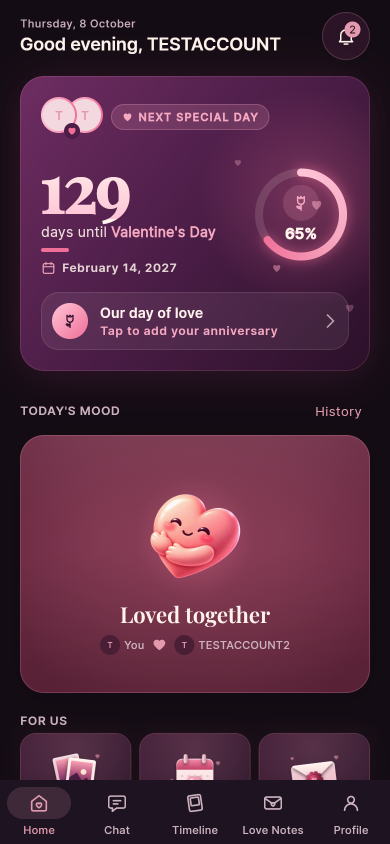
#> input picture docs/screenshots/12-home.png, 780 x 1688 px (shown at 1/2 size)
$ python prepare-assets.py
#> lines starting #> are read from the running program, lines starting #| are printed output that depends on the picture
"""Rebuild local web assets from documented, fictional app screenshots.

Optional maintenance tool: Python + Pillow. The site itself only needs Node.
No personal files, credentials, runtime configuration, or backend calls.
"""
from pathlib import Path
import shutil
from PIL import Image

SITE = Path(__file__).resolve().parents[1]
APP = SITE.parent
OUTPUT = SITE / "public" / "assets"
SCREENS = {
    "home": "12-home.png",
    "timeline": "15-timeline.png",
    "chat": "14-chat.png",
    "bucket-list": "19-bucket-list.png",
    "love-notes": "16-love-notes.png",
    "time-capsules": "17-time-capsules.png",
    "capsule-sealed": "25-capsule-sealed.png",
}
ICONS = [
    "heart", "timeline", "mood", "love-notes", "time-capsule", "chat",
    "calendar", "plan-date", "question", "home", "link", "lock", "listen",
]

for directory in ("screens", "moods", "icons"):
    (OUTPUT / directory).mkdir(parents=True, exist_ok=True)

original_total = 0
for name, original in SCREENS.items():
    source = APP / "docs" / "screenshots" / original
    original_total += source.stat().st_size
    with Image.open(source) as image:
#> image is the input picture: PIL image 780x1688 RGB; mean R, G, B 81.4, 41.8, 64.1
        image = image.convert("RGB")
        height = round(image.height * 620 / image.width)
#> height = 1342
        image = image.resize((620, height), Image.Resampling.LANCZOS)
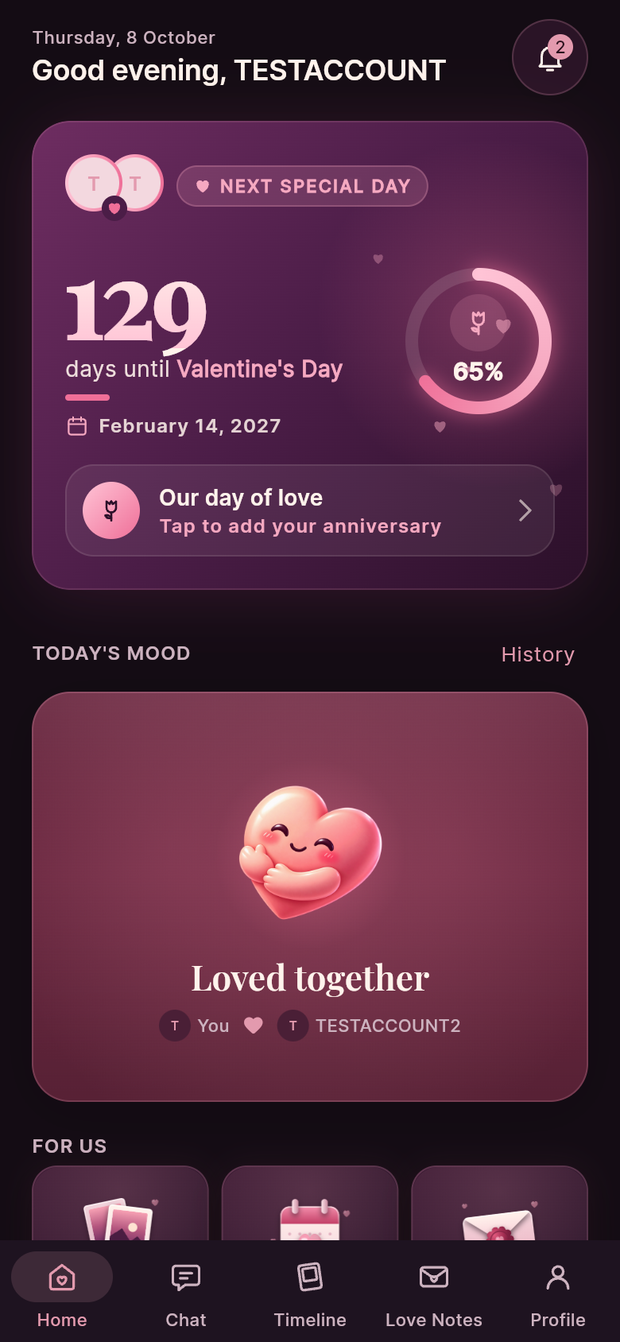
#> image: PIL image 620x1342 RGB; mean R, G, B 81.4, 41.8, 64.1
        image.save(OUTPUT / "screens" / f"{name}.webp", quality=88, method=6)
#> pass 2 of the loop `for name, original in SCREENS.items():`:
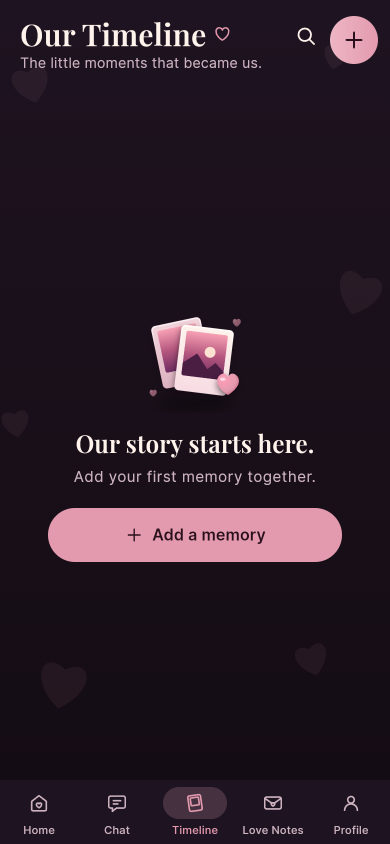
#> input picture docs/screenshots/15-timeline.png, 780 x 1688 px (shown at 1/2 size)
#> image is the input picture: PIL image 780x1688 RGB; mean R, G, B 42.2, 28.4, 39.6
#> `image = image.resize((620, height), Image.Resampling.LANCZOS)`:
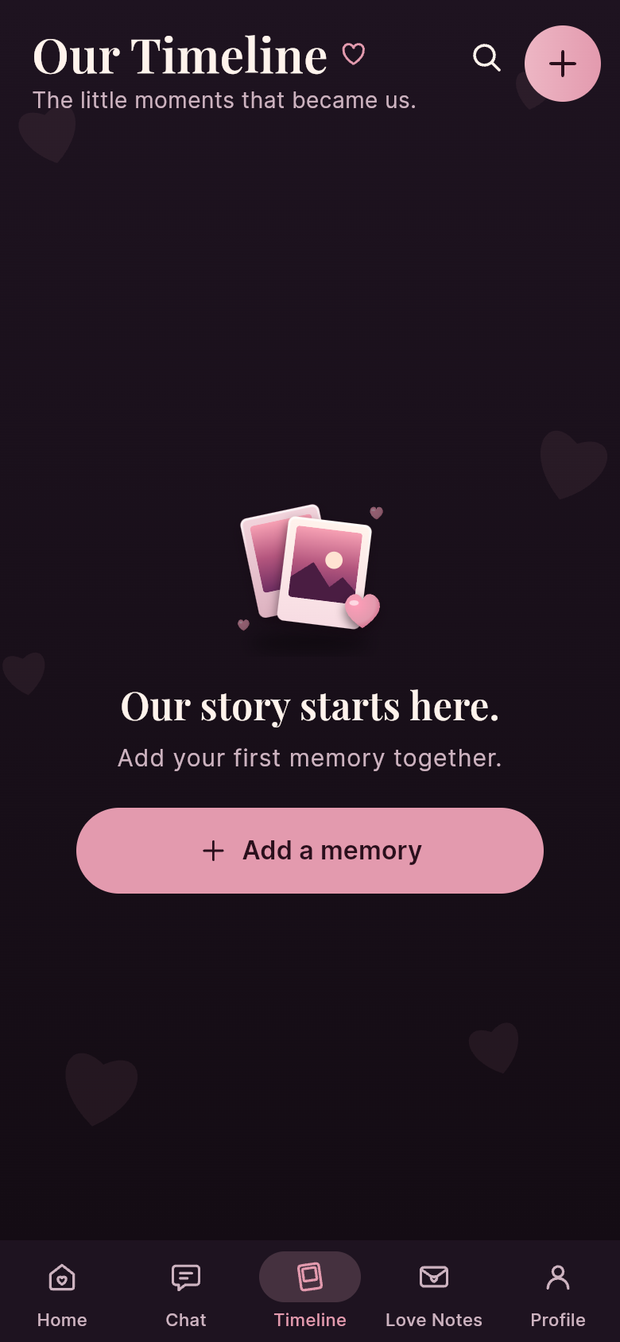
#> image: PIL image 620x1342 RGB; mean R, G, B 42.1, 28.4, 39.6
#> pass 3 of the loop `for name, original in SCREENS.items():`:
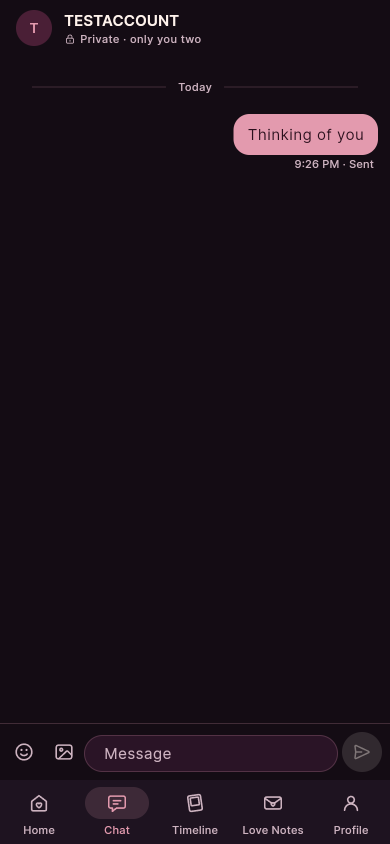
#> input picture docs/screenshots/14-chat.png, 780 x 1688 px (shown at 1/2 size)
#> image is the input picture: PIL image 780x1688 RGB; mean R, G, B 27, 17, 25.9
#> `image = image.resize((620, height), Image.Resampling.LANCZOS)`:
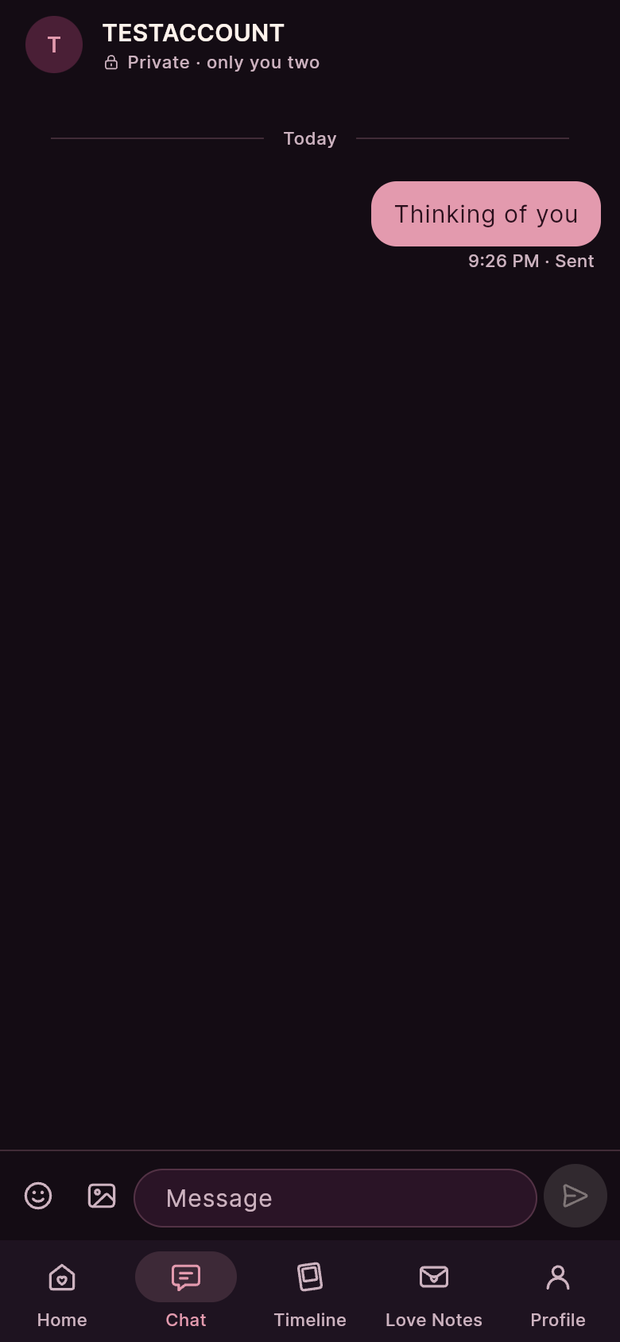
#> image: PIL image 620x1342 RGB; mean R, G, B 27, 17, 25.9
#> (the run stopped early here; a loop or call above may not have finished)
